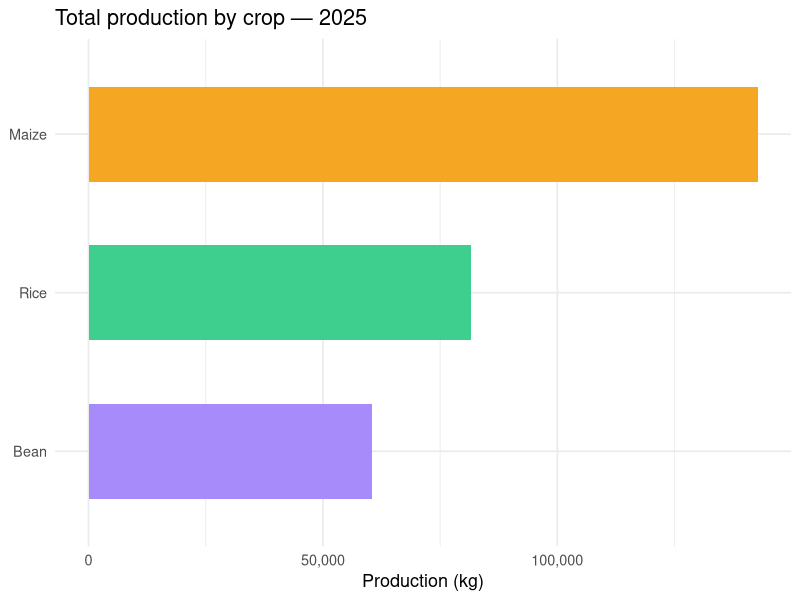

The R source for this figure:
## ---- chunk 1
knitr::opts_chunk$set(
  echo    = TRUE,
  message = FALSE,
  warning = FALSE,
  comment = ""
)
## ---- chunk 2
library(tidyverse)
## ---- chunk 3
districts   <- read_csv("Data/districts.csv",   show_col_types = FALSE)
agriculture <- read_csv("Data/agriculture.csv", show_col_types = FALSE)
## ---- chunk 4
glimpse(districts)
## ---- chunk 5
glimpse(agriculture)
## ---- chunk 6
# Solution — click to reveal
agriculture %>%
  filter(crop == "Maize",
         prod_kg > 5000)
## ---- chunk 7
# Solution — click to reveal
agriculture %>%
  select(district_id, crop, value_real)
## ---- chunk 8
# Solution — click to reveal
agriculture %>%
  arrange(desc(value_real))
## ---- chunk 9
# Solution — click to reveal
agriculture %>%
  group_by(district_id) %>%
  summarise(total_prod_kg = sum(prod_kg, na.rm = TRUE))
## ---- chunk 10
# Solution — click to reveal
agriculture %>%
  left_join(districts, by = "district_id") %>%
  select(district, crop, prod_kg, population)
## ---- chunk 11
# Which districts have the highest total Bean production?
# (GROUP BY + filter + arrange + join to get district names)
agriculture %>%
  filter(crop == "Bean") %>%
  group_by(district_id) %>%
  summarise(total_prod_kg = sum(prod_kg, na.rm = TRUE)) %>%
  arrange(desc(total_prod_kg)) %>%
  left_join(districts, by = "district_id") %>%
  select(district, total_prod_kg) %>%
  head(10)
## ---- chunk 12
# Total value and production per crop across all districts
agriculture %>%
  group_by(crop) %>%
  summarise(
    total_prod_kg  = sum(prod_kg,    na.rm = TRUE),
    total_value    = sum(value_real, na.rm = TRUE),
    n_districts    = n_distinct(district_id)
  ) %>%
  arrange(desc(total_value))
## ---- chunk 13
# Simple bar chart — total production by crop
agriculture %>%
  group_by(crop) %>%
  summarise(total_prod_kg = sum(prod_kg, na.rm = TRUE)) %>%
  ggplot(aes(x = reorder(crop, total_prod_kg), y = total_prod_kg, fill = crop)) +
  geom_col(width = 0.6) +
  coord_flip() +
  scale_fill_manual(values = c(Bean = "#a78bfa", Maize = "#f5a623", Rice = "#3ecf8e")) +
  scale_y_continuous(labels = scales::comma) +
  labs(
    title    = "Total production by crop — 2025",
    x        = NULL,
    y        = "Production (kg)",
    fill     = NULL
  ) +
  theme_minimal(base_size = 13) +
  theme(legend.position = "none")
## ---- chunk 14
tibble::tribble(
  ~SQL,                              ~tidyverse,                                         ~Notes,
  "SELECT col1, col2",               "select(col1, col2)",                               "Column names without quotes",
  "SELECT * (all columns)",          "no verb needed / select(everything())",            "Default is all columns",
  "WHERE col = 'x'",                 "filter(col == 'x')",                               "Use == not =",
  "WHERE col > 5 AND col2 = 'y'",    "filter(col > 5, col2 == 'y')",                    "Comma = AND",
  "WHERE col IN ('a','b')",          "filter(col %in% c('a','b'))",                      "Use %in% for lists",
  "ORDER BY col DESC",               "arrange(desc(col))",                               "ASC is default",
  "GROUP BY col",                    "group_by(col)",                                    "Always pair with summarise()",
  "SUM(col) AS total",               "summarise(total = sum(col, na.rm=TRUE))",          "na.rm avoids NA results",
  "COUNT(*) AS n",                   "summarise(n = n())",                               "n() counts rows",
  "JOIN t2 ON t1.key = t2.key",      "left_join(t2, by = 'key')",                       "Keeps all rows from left table",
  "SELECT DISTINCT col",             "distinct(col)",                                    "Remove duplicate values"
) %>%
  knitr::kable(col.names = c("SQL", "tidyverse", "Notes"))
